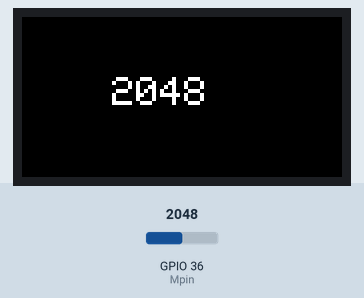
The sketch below on a simulated ESP32. Parts: 160×80 colour display. The test bench sets the inputs (shaded band); at power-on: GPIO 36 (Mpin) = 2048. What the sketch prints to the serial monitor is not drawn.

Above: at 1.3 s.
1.4 s: GPIO 36 (Mpin) set to 2866
At 2.8 s:
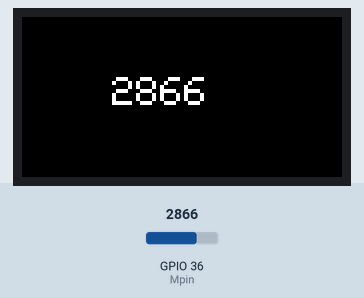
3.1 s: GPIO 36 (Mpin) set to 3603
At 4.2 s:
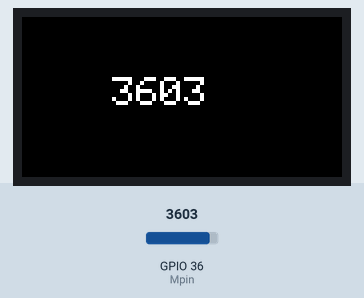
4.6 s: GPIO 36 (Mpin) set to 4095
At 5.6 s:
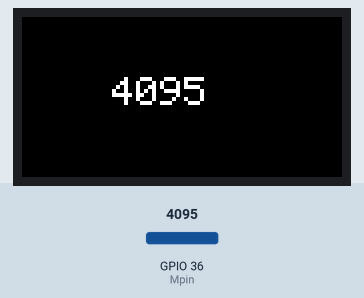
Timing chart, 0 to 7.6 s (numbered marks = the images above; inputs shaded):
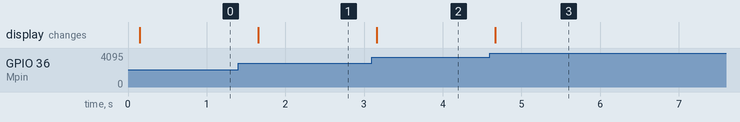

Measured:
- after the input at 1.4 s, the display: changes after 0.26 s (image 1)
- after the input at 3.1 s, the display: changes after 0.06 s (image 2)
- after the input at 4.6 s, the display: changes after 0.07 s (image 3)

The sketch:

sketch_apr15a.ino
```cpp
#include <M5StickC.h>
# define Mpin 36 //Connecting the Analog Pin of the Moisture Sensor
void setup() {
  M5.begin();
  Serial.begin(115200);
  pinMode(Mpin, INPUT);
  M5.Lcd.setRotation(3);
  M5.Lcd.setCursor(45, 30);
  M5.Lcd.setTextSize(2);

}
void loop(void) {
  M5.Lcd.setCursor(45, 30);
  Serial.println(analogRead(Mpin));
  M5.Lcd.print(analogRead(Mpin));
  delay(500);
}
```
